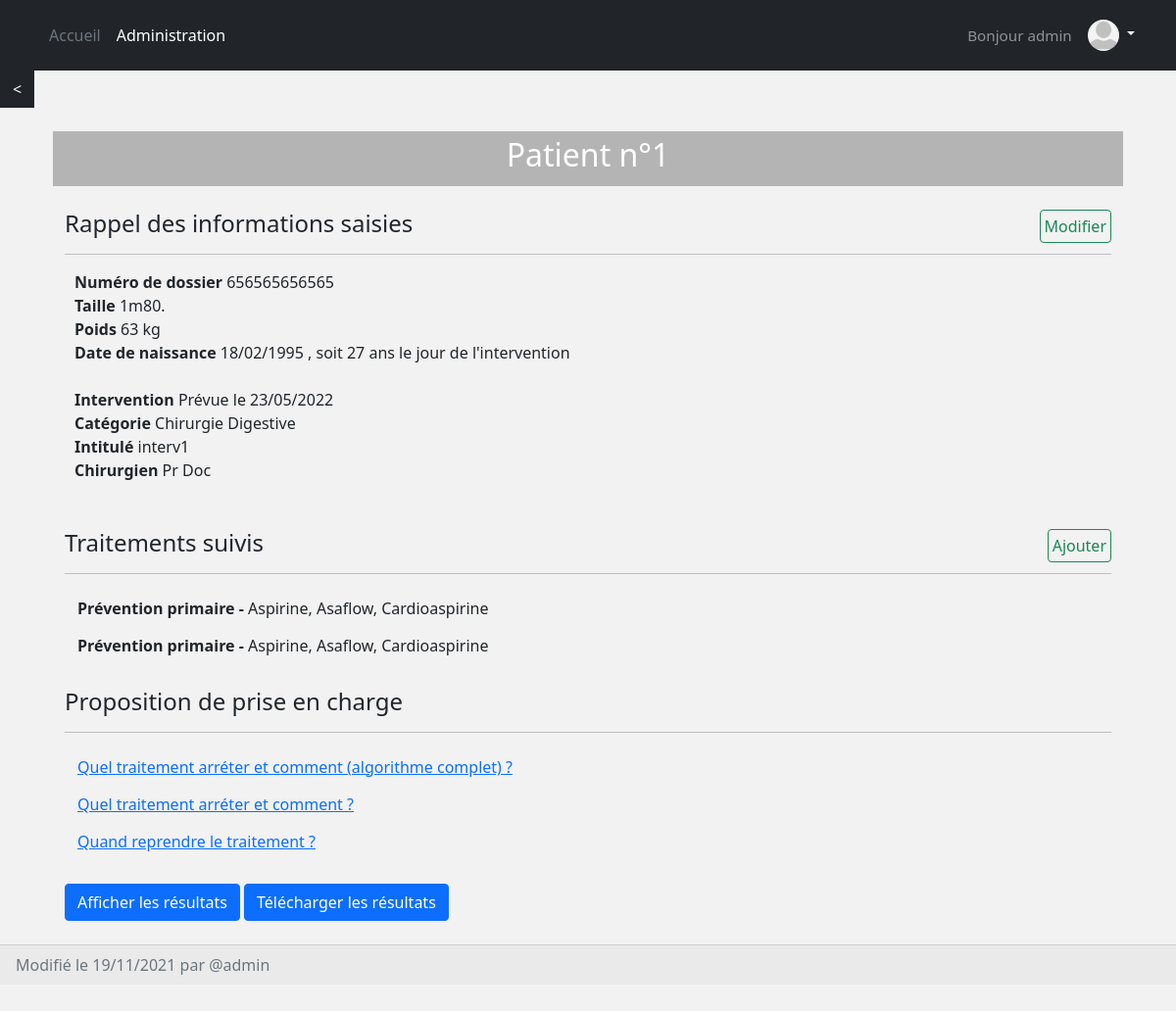
Page /patient/patient-1/ (signed in) on the earlier database version.
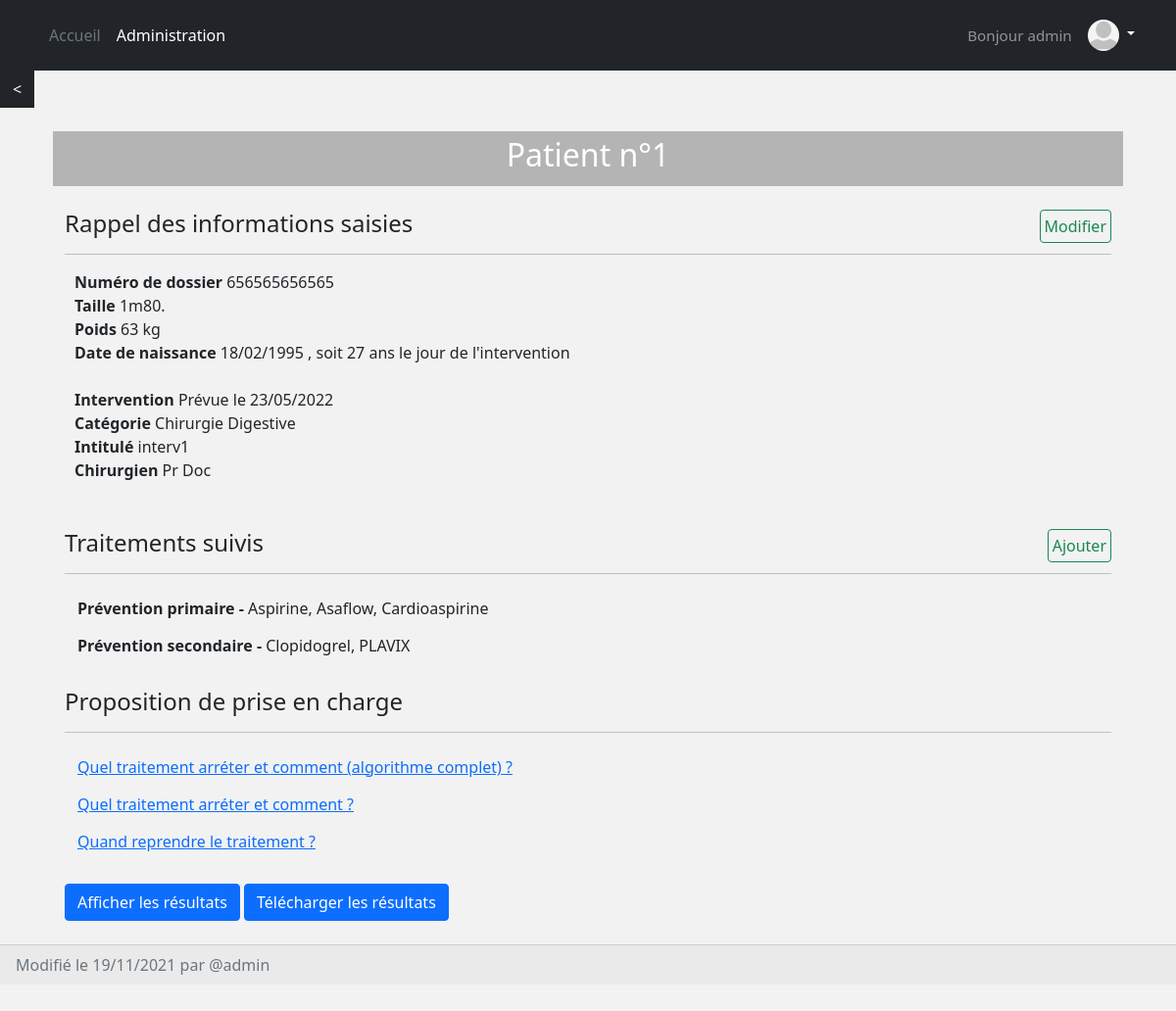
Same page on the later database version.
### patient/models.py (models this page shows, shortened)
class Patient(models.Model):
    hosp_num = models.CharField("n°dossier", max_length=12, default="", validators=[
        RegexValidator(regex='^.{12}$', message='Length has to be 12'),
        RegexValidator(regex='^[0-9]*$', message='Only digits accepted')])
    firstname = models.CharField('prénom', max_length=200, default="")
    lastname = models.CharField('nom', max_length=200, default="")
    height = models.IntegerField('taille')
    weight = models.IntegerField('poids')
    ddn = models.DateField('Date de naissance')
    ddi = models.DateField("Date de l'intervention", null=True, blank=True)
    intervention = models.CharField('intervention', max_length=200, default="", blank=True)
    chirurgien = models.CharField('chirurgien', max_length=200, default="", blank=True)
    chirurgie = models.CharField("Discipline de l'intervention", max_length=40, choices=to_choice(CHIR_CHOICES), blank=True)
    bleeding_risk = models.CharField("Risque hémorragique de la chirurgie", max_length=100, choices=to_choice(BLEEDRISK_CHOICES), blank=True)
    consultant = models.CharField('Medecin qui fait la consultation', max_length=200, default="", blank=True)
    ddconsult = models.DateField("Date de la consultation", auto_now_add=True, blank=True)
    traitements = models.JSONField(default=dict, blank=True)
    algo = models.CharField("Algorithme suivi", max_length=40, choices=to_choice(ALGO_CHOICES), blank=True)
    algo_result = models.CharField('Résultat', max_length=400, default="", blank=True)
    algo_complete_results = models.JSONField(default=dict)
    schema_therap = models.CharField("Schéma thérapeutique donné au patient", max_length=40, default="Date exacte",
                                     choices=to_choice(["Date exacte", "Terminologie 'dernière prise à J-xx'", "Pas d'arrêt du traitement"]))
    aptt = models.IntegerField('APTT', null=True, blank=True)
    pt = models.IntegerField('PT', null=True, blank=True)
    inr = models.IntegerField('INR', null=True, blank=True)
    hemoglobine = models.IntegerField('Hémoglobine', null=True, blank=True)
    plaquette = models.IntegerField('Plaquettes', null=True, blank=True)
    dfg = models.IntegerField('DFG', null=True, blank=True)
    vol_sang = models.IntegerField('Volume de saignement peropératoire', null=True, blank=True)
    coag = models.CharField("Qualité de la coagulation selon le chirurgien", max_length=2, default='-5',
                            choices=to_choice(['-' + str(i) for i in range(6)] + ['+' + str(i) for i in range(5, -1, -1)]))
    incl_num = models.AutoField(primary_key=True)
    date_published = models.DateTimeField(auto_now_add=True, verbose_name="date published")
    date_updated = models.DateTimeField(auto_now=True, verbose_name="date updated")
    author = models.ForeignKey(settings.AUTH_USER_MODEL, on_delete=models.CASCADE)
    slug = models.SlugField(blank=True, unique=True)
    pathologie = models.CharField("Pathologie justifiant le traitement", max_length=40, choices=to_choice(PATH_CHOICES), blank=True)
    traitement1 = models.CharField("Premier traitement", max_length=40, choices=to_choice(TRAIT_CHOICES), blank=True)
    traitement2 = models.CharField("Deuxième traitement", max_length=40, choices=to_choice(TRAIT_CHOICES), blank=True)
    date_derniere_prise_th1 = models.DateField('Date de dernière prise théorique (premier traitement)', null=True, blank=True)
    date_derniere_prise1 = models.DateField('Date de dernière prise pratique (premier traitement)', null=True, blank=True)
    inobservance1 = models.CharField("Inobservance (premier traitement)", max_length=40, default="Pas d'inobservance",
                                     choices=to_choice(["Pas d'inobservance", "Oubli", "Incompréhension", "Contre-ordre médical"]))
    date_derniere_prise_th2 = models.DateField('Date de dernière prise théorique (deuxième traitement)', null=True, blank=True)
    date_derniere_prise2 = models.DateField('Date de dernière prise pratique (deuxième traitement)', null=True, blank=True)
    inobservance2 = models.CharField("Inobservance (deuxième traitement)", max_length=40, default="Pas d'inobservance",
                                     choices=to_choice(["Pas d'inobservance", "Oubli", "Incompréhension", "Contre-ordre médical"]))
    def get_age_at_intervention(self):
        return ((self.ddi - self.ddn) / 365).days
    def get_height(self):
        hm = int(self.height / 100)
        return "{0}m{1}".format(hm, int(self.height - hm * 100))

### account/models.py (models this page shows, shortened)
class Account(AbstractBaseUser):
    username = models.CharField(max_length=30, unique=True)
    email = models.EmailField(verbose_name="email", max_length=60, unique=True)
    profile_picture = models.ImageField(upload_to=upload_location, blank=True, null=True)
    date_joined = models.DateTimeField(verbose_name='date joined', auto_now_add=True)
    last_login = models.DateTimeField(verbose_name='last login', auto_now=True)
    is_admin = models.BooleanField(default=False)
    is_active = models.BooleanField(default=True)
    is_staff = models.BooleanField(default=False)
    is_superuser = models.BooleanField(default=False)
    USERNAME_FIELD = 'username'
    REQUIRED_FIELDS = ['email']
    objects = MyAccountManager()
    def profile_picture_is_valid(self):
        return self.profile_picture and os.path.isfile(os.path.join(MEDIA_ROOT, self.profile_picture.name))
    def __str__(self):
        return self.username

### patient/views.py (the view)
# urls.py: path('<slug>/', detail_patient_view, name="detail"),
@login_required(login_url='login')
def detail_patient_view(request, slug):
    patient = get_object_or_404(Patient, slug=slug)
    context = {}
    context['patient'] = patient
    return render(request, 'patient/detail_patient.html', context)

### patient/templates/patient/detail_patient.html (shortened to what this page needs)
{% extends 'base.html' %}
{% load bootstrap %}
{% load static %}
{% block content %}
<a href="{% url 'patient:patients' 'all' %}" style="border-radius: 0;" class="btn btn-dark"><</a>
<br><br>
<div class="container px-4">
  <div class="title">
    <h2 align="center"> Patient n°{{patient.incl_num}} </h2>
  </div>
  <br>
  <div class="info container">
    <a href="{% url 'patient:edit' patient.slug %}" style="float: right;padding: 4px;" class="btn btn-outline-success">Modifier</a>
    <h4> Rappel des informations saisies </h4>
    <hr>
    <div style="padding-left: 10px;">
      <strong>Numéro de dossier</strong><a> {{patient.hosp_num}} </a><br>
      <strong>Taille</strong> <a>{{patient.get_height}}. </a><br>
      <strong>Poids</strong> <a>{{patient.weight}} kg </a><br>
      <strong>Date de naissance </strong> <a>{{patient.ddn | date:'d/m/Y'}} {% if patient.ddi %}, soit {{patient.get_age_at_intervention}} ans le jour de l'intervention {% endif %} </a><br><br>
      <strong> Intervention </strong>
      {% if patient.ddi %}
        <a>Prévue le {{patient.ddi | date:'d/m/Y'}} </a>
      {% endif %}<br>
      {% if patient.chirurgie %}
        <strong>Catégorie </strong> <a>{{patient.chirurgie}}</a><br>
      {% endif %}
      {% if patient.intervention %}
        <strong>Intitulé </strong> <a>{{patient.intervention}}</a><br>
      {% endif %}
      {% if patient.chirurgien %}
        <strong>Chirurgien </strong> <a>{{patient.chirurgien}}</a><br>
      {% endif %}
    </div>
    <br><br>
    <a href="{% url 'patient:addtrt' patient.slug %}" style="float: right; padding: 4px;" class="btn btn-outline-success">Ajouter</a>
    <h4> Traitements suivis </h4>
    <hr>
    {% if patient.traitements %}
      {% for idtrt, values in patient.traitements.items %}
        <a class='btn' href="{% url 'patient:edittrt' patient.slug idtrt %}"> <strong>{{values.pathologie}} - </strong>{{values.traitement}}{% if values.conclusion %}<i> - {{values.conclusion}}</i>{% endif %} </a><br>
      {% endfor %}
    {% else %}
      <p> Aucun traitement. </p>
    {% endif %}
    <br>
    <h4> Proposition de prise en charge </h4>
    <hr>
    <a class='btn btn-link' href="{% url 'algorithm:algo' patient.slug 'from_scratch' %}"> Quel traitement arréter et comment (algorithme complet) ? </a>
    <br>
    <a class='btn btn-link' href="{% url 'algorithm:algo' patient.slug 'classic' %}"> Quel traitement arréter et comment ? </a>
    <br>
    <a class='btn btn-link'  href="{% url 'patient:postop' patient.slug %}">Quand reprendre le traitement ?</a>
    <br><br>
    <a class='btn btn-primary' href="{% url 'personal:pdf' patient.slug 'False' %}"> Afficher les résultats </a>
    <a class='btn btn-primary' href="{% url 'personal:pdf' patient.slug 'True' %}"> Télécharger les résultats </a>
  </div>
</div>
<br>
<div class="card-footer text-muted">
  Modifié le {{patient.date_updated |date:'d/m/Y'}} par @{{patient.author}}
</div>
{% endblock content %}

Differences in the rows shown:
changed Patient "Chirurgie Digestive": pathologie "Prévention primaire" → "Prévention secondaire"; traitement "Aspirine, Asaflow, Cardioaspirine" → "Clopidogrel, PLAVIX"
